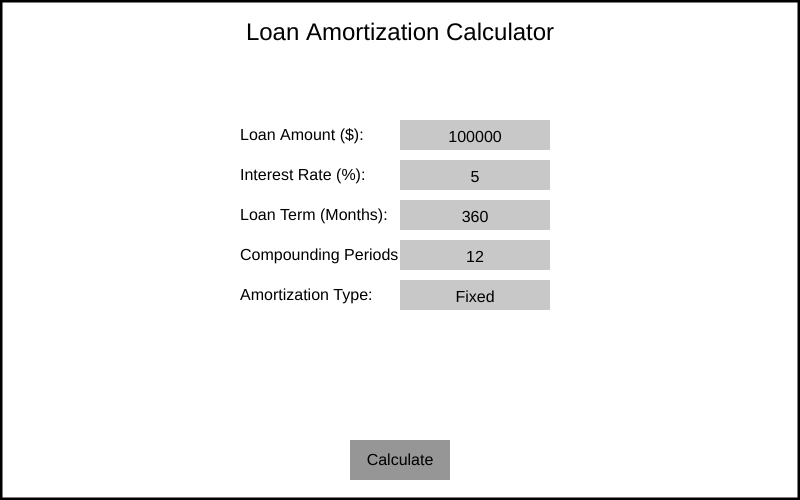
Frame 1 (no input)
Frame 60 (no input): identical to frame 1, image omitted
Frame 120 (the mouse pressed at the canvas centre since frame 60): identical to frame 1, image omitted

The p5.js sketch that drew this single still picture (run headless with seeded random() and noise() and a simulated clock; from frame 60 on, the mouse is pressed at the canvas centre):

// p5.js sketch
// ── sketch.js
// Loan parameters
let loanAmount = 100000;      // Principal amount
let interestRate = 5;         // Annual interest rate (percentage)
let loanTerm = 360;           // Loan term in months (changed from years)
let compoundingPeriods = 12;  // Compounding periods per year (integer value)
let amortizationType = "Fixed"; // Options: Fixed, Interest-Only, Balloon
let calculatePressed = false;   // Button to trigger calculation
let showSchedule = false;       // Flag to toggle between calculator and schedule
let balloonAmount = 0;          // Balloon payment amount
let errorMessage = "";          // For displaying errors

let amortizationSchedule;  // Store amortization schedule (Principal, Interest, Total Payment, Balance)
let currentYear = 0;             // Track the current year (pagination for schedule display)
let monthsPerPage = 12;          // Display 12 months (1 year) per page

function setup() {
  createCanvas(800, 500);
  textFont('Arial', 16);
}

function draw() {
    background(255);
    // Show the calculator screen or the amortization schedule based on the flag
    if (showSchedule) {
      displayAmortizationSchedule();
    } else {
      displayCalculatorScreen();
    }
  }
  

// Function to display the calculator input screen
function displayCalculatorScreen() {

    // Draw the black border around the entire program
    stroke(0); 
    strokeWeight(5); 
    noFill(); 
    rect(0, 0, width, height);
    strokeWeight(0);

  // Title
  textSize(24);
  fill(0);
  textAlign(CENTER);
  text("Loan Amortization Calculator", width / 2, 40);
  
  // Input Labels and Fields
  textSize(16);
  fill(0);
  textAlign(LEFT);
  
  text("Loan Amount ($):", 240, 140);
  text("Interest Rate (%):", 240, 180);
  text("Loan Term (Months):", 240, 220);  // Changed to months
  text("Compounding Periods per Year:", 240, 260);  // Dynamic compounding periods
  text("Amortization Type:", 240, 300);
  
  // Draw input fields
  fill(200);
  rect(400, 120, 150, 30);  // Loan Amount
  rect(400, 160, 150, 30);  // Interest Rate
  rect(400, 200, 150, 30);  // Loan Term
  rect(400, 240, 150, 30);  // Compounding Periods
  rect(400, 280, 150, 30);  // Amortization Type
  
  // Display inputs
  fill(0);
  textAlign(CENTER);
  text(str(loanAmount), 475, 140 + 2);
  text(str(interestRate), 475, 180 + 2);
  text(str(loanTerm), 475, 220 + 2);  // Display in months
  text(str(compoundingPeriods), 475, 260 + 2);  // Display compounding periods dynamically
  text(amortizationType, 475, 300 + 2);
  
  // Show balloon input if "Balloon" is selected
  if (amortizationType === "Balloon") {
    fill(0);
    textAlign(LEFT);
    text("Balloon Payment ($):", 240, 340);
    fill(200);
    rect(400, 320, 150, 30);  // Balloon payment input box
    
    fill(0);
    textAlign(CENTER);
    text(str(balloonAmount), 475, 340 + 2);
  }
  
  // Calculate button
  fill(150);
  rect(width / 2 - 50, 440, 100, 40);
  fill(0);
  text("Calculate", width / 2, 465);
  
  // Display error message
  fill(255, 0, 0);
  textAlign(CENTER);
  text(errorMessage, width / 2, 400);
  
  // If calculation is triggered
  if (calculatePressed) {
    amortizationSchedule = calculateAmortizationSchedule();
    calculatePressed = false;
    showSchedule = true;  // Switch to the amortization schedule view
  }
}

// Function to display the amortization schedule on screen with pagination
function displayAmortizationSchedule() {
  background(255);

      // Draw the black border around the entire program
      stroke(0); 
      strokeWeight(5); 
      noFill(); 
      rect(0, 0, width, height);
      strokeWeight(0);
      
  // Display instructions
  fill(0);
  textSize(22);
  textAlign(CENTER);
  text("Amortization Schedule - Year " + (currentYear + 1), width / 2, 50);
  text("Press 'R' to Return to Calculator", width / 2, 450);
  
  // Display column headers
  textSize(14);
  textAlign(LEFT);
  text("Month", 150, 100);
  text("Principal", 250, 100);
  text("Interest", 350, 100);
  text("Payment", 450, 100);
  text("Balance", 550, 100);
  
  // Display the schedule data for the current year (12 months)
  let startMonth = currentYear * monthsPerPage;
  for (let i = 0; i < monthsPerPage; i++) {
    let monthIndex = startMonth + i;
    if (monthIndex >= amortizationSchedule.length) break;  // Stop if we've reached the end
    
    text(i + 1, 150, 130 + i * 20);
    text(nf(amortizationSchedule[monthIndex][0], 0, 2), 250, 130 + i * 20);  // Principal
    text(nf(amortizationSchedule[monthIndex][1], 0, 2), 350, 130 + i * 20);  // Interest
    text(nf(amortizationSchedule[monthIndex][2], 0, 2), 450, 130 + i * 20);  // Total Payment
    text(nf(amortizationSchedule[monthIndex][3], 0, 2), 550, 130 + i * 20);  // Balance
  }
  
  // "Previous Page" and "Next Page" buttons
  fill(150);
  if (currentYear > 0) {
    rect(100, 400, 100, 40);
    fill(0);
    text("Previous", 125, 425);
  }
  if (currentYear < (amortizationSchedule.length / monthsPerPage) - 1 || 
      (currentYear == (amortizationSchedule.length / monthsPerPage) - 1 && 
       amortizationSchedule.length % monthsPerPage != 0)) {
      fill(150);
      rect(600, 400, 100, 40);
      fill(0);
      text("Next", 635, 425);
  }
}

// Detect mouse clicks
function mousePressed() {
  if (!showSchedule) {
    // Input for Loan Amount
    if (mouseX > 400 && mouseX < 550 && mouseY > 120 && mouseY < 150) {
      let input = prompt("Enter loan amount:");
      if (input != null && input.length > 0) {
        try {
          loanAmount = float(input);
        } catch (e) {
          errorMessage = "Invalid loan amount!";
        }
      }
    }

    // Input for Interest Rate
    if (mouseX > 400 && mouseX < 550 && mouseY > 160 && mouseY < 190) {
      let input = prompt("Enter interest rate:");
      if (input != null && input.length > 0) {
        try {
          interestRate = float(input);
        } catch (e) {
          errorMessage = "Invalid interest rate!";
        }
      }
    }

    // Input for Loan Term
    if (mouseX > 400 && mouseX < 550 && mouseY > 200 && mouseY < 230) {
      let input = prompt("Enter loan term (months):");
      if (input != null && input.length > 0) {
        try {
          loanTerm = int(input);  // Expecting months as input
        } catch (e) {
          errorMessage = "Invalid loan term!";
        }
      }
    }

    // Input for Compounding Periods
    if (mouseX > 400 && mouseX < 550 && mouseY > 240 && mouseY < 270) {
      let input = prompt("Enter compounding periods per year:");
      if (input != null && input.length > 0) {
        try {
          compoundingPeriods = int(input);  // Integer for compounding periods
        } catch (e) {
          errorMessage = "Invalid compounding periods!";
        }
      }
    }

    // Input for Amortization Type
    if (mouseX > 400 && mouseX < 550 && mouseY > 280 && mouseY < 310) {
      let options = ["Fixed", "Interest-Only", "Balloon"];
      let input = prompt("Select amortization type (Fixed, Interest-Only, Balloon):", options[0]);
      if (input != null) {
        amortizationType = input;
      }
    }

    // Balloon payment input
    if (amortizationType === "Balloon" && mouseX > 400 && mouseX < 550 && mouseY > 320 && mouseY < 350) {
      let input = prompt("Enter balloon payment amount:");
      if (input != null && input.length > 0) {
        try {
          balloonAmount = float(input);
        } catch (e) {
          errorMessage = "Invalid balloon amount!";
        }
      }
    }

    // Check if Calculate button is pressed
    if (mouseX > width / 2 - 50 && mouseX < width / 2 + 50 && mouseY > 440 && mouseY < 480) {
      calculatePressed = true;
    }
  } else {
    // Check if "Previous" button is pressed
    if (mouseX > 100 && mouseX < 200 && mouseY > 400 && currentYear > 0) {
      currentYear--;
    }

    // Check if "Next" button is pressed
    if (mouseX > 600 && mouseX < 700 && mouseY > 400 && currentYear < (amortizationSchedule.length / monthsPerPage) - 1) {
      currentYear++;
    }
  }
}

// Function to detect key presses
function keyPressed() {
  // Press 'R' to return to the calculator screen and reset the page
  if (key === 'R' || key === 'r') {
    showSchedule = false;  // Return to calculator screen
    currentYear = 0;  // Reset pagination to the first page
    errorMessage = "";  // Clear any error messages
  }
}

// Function to calculate amortization schedule based on input data
function calculateAmortizationSchedule() {
  let months = loanTerm;  // Loan term is in months
  let interestPerPeriod = (interestRate / 100) / compoundingPeriods;  // Interest per compounding period
  let schedule = new Array(months).fill().map(() => new Array(4).fill(0));  // Principal, Interest, Total Payment, Balance
  let remainingBalance = loanAmount;
  
  if (amortizationType === "Fixed") {
    // Fixed amortization: equal monthly payments
    let monthlyPayment = loanAmount * (interestPerPeriod / (1 - pow(1 + interestPerPeriod, -months)));
    
    for (let i = 0; i < months; i++) {
      let interestPayment = remainingBalance * interestPerPeriod;
      let principalPayment = monthlyPayment - interestPayment;
      remainingBalance -= principalPayment;
      
      schedule[i][0] = principalPayment;
      schedule[i][1] = interestPayment;
      schedule[i][2] = monthlyPayment;
      schedule[i][3] = max(remainingBalance, 0);  // Remaining balance shouldn't go below zero
    }
    
  } else if (amortizationType === "Interest-Only") {
    let interestPayment = loanAmount * interestPerPeriod;
    
    for (let i = 0; i < months - 1; i++) {
      schedule[i][0] = 0;  // No principal paid
      schedule[i][1] = interestPayment;
      schedule[i][2] = interestPayment;
      schedule[i][3] = loanAmount;
    }
    
    schedule[months - 1][0] = loanAmount;  // Pay off the principal in the last month
    schedule[months - 1][1] = interestPayment;
    schedule[months - 1][2] = loanAmount + interestPayment;
    schedule[months - 1][3] = 0;  // Loan fully repaid
    
  } else if (amortizationType === "Balloon") {
    let adjustedLoanAmount = loanAmount - balloonAmount;
    let monthlyPayment = adjustedLoanAmount * (interestPerPeriod / (1 - pow(1 + interestPerPeriod, -(months - 1))));

    for (let i = 0; i < months - 1; i++) {
        let interestPayment = remainingBalance * interestPerPeriod;
        let principalPayment = monthlyPayment - interestPayment;
        remainingBalance -= principalPayment;

        schedule[i][0] = principalPayment;
        schedule[i][1] = interestPayment;
        schedule[i][2] = monthlyPayment;
        schedule[i][3] = max(remainingBalance, 0);
    }

    let finalInterestPayment = remainingBalance * interestPerPeriod;
    schedule[months - 1][0] = balloonAmount;
    schedule[months - 1][1] = finalInterestPayment;
    schedule[months - 1][2] = balloonAmount + finalInterestPayment;
    schedule[months - 1][3] = 0;
  }
  
  return schedule;
}
